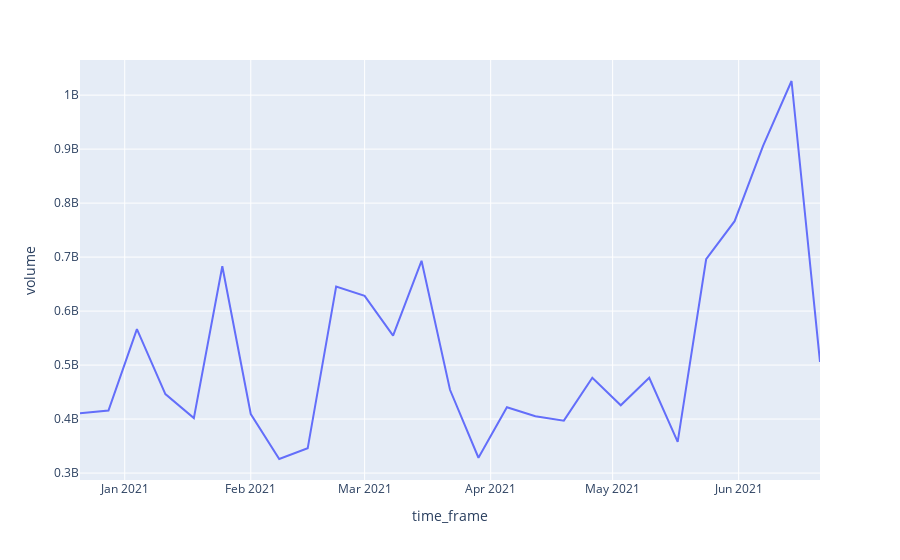

Write notebook code for a chart like this one.
### Code cell
# How <ticker> trading volume changed over time?
    query = """
        SELECT time_bucket('7 days', stock_datetime) AS time_frame, sum(trading_volume) AS volume
        FROM stocks_new
        WHERE symbol = 'AAPL'
        GROUP BY time_frame
        ORDER BY time_frame
    """
    df = pd.read_sql(query, conn)

    fig = px.line(df, x='time_frame', y='volume')
    fig.show()

### Figure 1 — Plotly figure (JSON) as saved in the notebook; plotly's stock layout.template omitted (floating-point values rounded to 4 significant figures)
{"data": [{"hovertemplate": "time_frame=%{x}<br>volume=%{y}<extra></extra>", "legendgroup": "", "line": {"color": "#636efa", "dash": "solid"}, "mode": "lines", "name": "", "orientation": "v", "showlegend": false, "type": "scatter", "x": ["2020-12-21T00:00:00", "2020-12-28T00:00:00", "2021-01-04T00:00:00", "2021-01-11T00:00:00", "2021-01-18T00:00:00", "2021-01-25T00:00:00", "2021-02-01T00:00:00", "2021-02-08T00:00:00", "2021-02-15T00:00:00", "2021-02-22T00:00:00", "2021-03-01T00:00:00", "2021-03-08T00:00:00", "2021-03-15T00:00:00", "2021-03-22T00:00:00", "2021-03-29T00:00:00", "2021-04-05T00:00:00", "2021-04-12T00:00:00", "2021-04-19T00:00:00", "2021-04-26T00:00:00", "2021-05-03T00:00:00", "2021-05-10T00:00:00", "2021-05-17T00:00:00", "2021-05-24T00:00:00", "2021-05-31T00:00:00", "2021-06-07T00:00:00", "2021-06-14T00:00:00", "2021-06-21T00:00:00"], "xaxis": "x", "y": [[number redacted], [number redacted], [number redacted], [number redacted], [number redacted], [number redacted], [number redacted], [number redacted], [number redacted], [number redacted], [number redacted], [number redacted], [number redacted], [number redacted], [number redacted], [number redacted], [number redacted], [number redacted], [number redacted], [number redacted], [number redacted], [number redacted], [number redacted], [number redacted], [number redacted], [number redacted], [number redacted]], "yaxis": "y"}], "layout": {"legend": {"tracegroupgap": 0}, "margin": {"t": 60}, "xaxis": {"anchor": "y", "domain": [0, 1], "title": {"text": "time_frame"}}, "yaxis": {"anchor": "x", "domain": [0, 1], "title": {"text": "volume"}}}}
